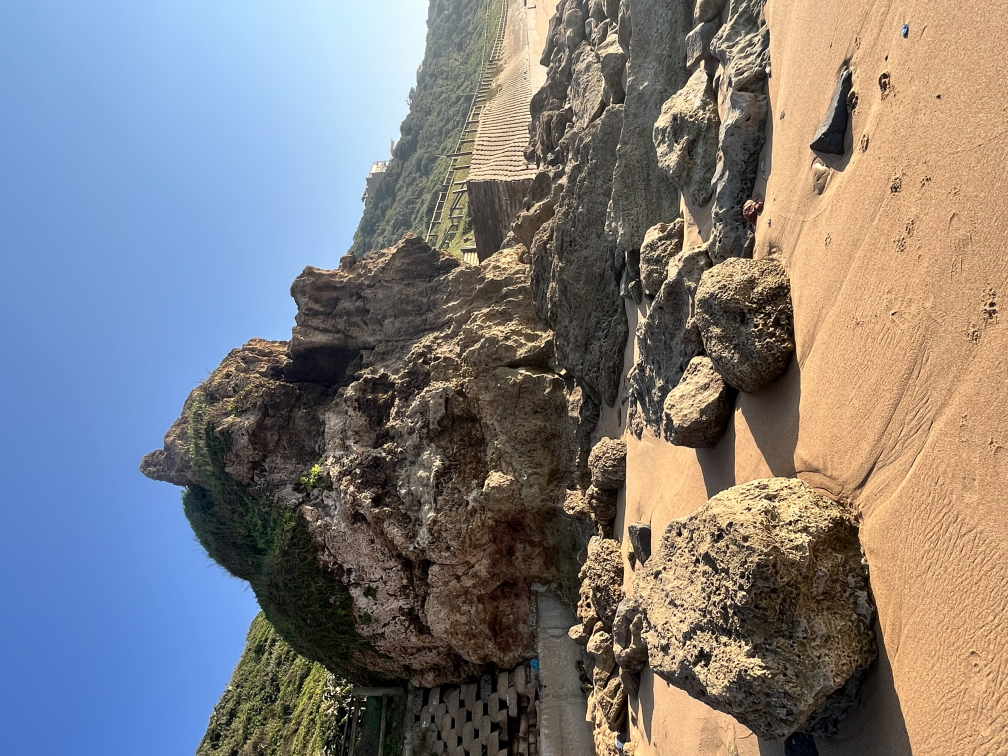
#> input picture assets/images/IMG_2857.jpeg, 4032 x 3024 px (shown at 1/4 size)
$ python process-blog-images.py
#> lines starting #> are read from the running program, lines starting #| are printed output that depends on the picture
from pathlib import Path
from PIL import Image, ImageOps

ROOT = Path(__file__).resolve().parents[1]
SOURCE_DIR = ROOT / "assets" / "images"
BLOG_DIR = ROOT / "assets" / "images" / "blog"
BLOG_DIR.mkdir(parents=True, exist_ok=True)

IMAGES = {
    "assets/images/IMG_2857.jpeg": "ansteys-beach-rocky-shoreline-bluff-durban",
    "assets/images/IMG_2859.jpeg": "ansteys-beach-tidal-pools-bluff-durban",
    "assets/images/IMG_2858.jpeg": "bluff-durban-rock-pools-ansteys-beach",
    "assets/images/IMG_2872.jpeg": "bluff-beachfront-paddling-pool-sunset-durban",
    "assets/images/IMG_2870.jpeg": "ansteys-beach-promenade-sunset-bluff-durban",
    "assets/images/IMG_2867.jpeg": "ansteys-beach-sunset-indian-ocean-bluff",
    "assets/images/IMG_2869.jpeg": "ansteys-beach-golden-hour-walk-bluff-durban",
    "assets/images/blog/Pasted 30-09-2026 at 21.46.52.png": "double-rainbow-4shore-guesthouse-bluff-durban",
    "assets/images/blog/Pasted 30-09-2026 at 21.47.55.png": "driftwood-ansteys-beach-bluff-durban",
    "assets/images/blog/Pasted 30-09-2026 at 21.52.47.png": "ansteys-beach-sunset-anglers-bluff-durban",
    "assets/images/blog/Pasted 30-09-2026 at 21.53.35.png": "heron-dunes-ansteys-beach-bluff-durban",
}


def fit_width(image, max_width):
    if image.width <= max_width:
        return image.copy()
    ratio = max_width / image.width
    height = round(image.height * ratio)
    return image.resize((max_width, height), Image.Resampling.LANCZOS)


def save_versions(source_path, slug):
    with Image.open(source_path) as original:
#> original is the input picture: PIL image 4032x3024 RGB; mean R, G, B 128.2, 125.2, 126
        image = ImageOps.exif_transpose(original).convert("RGB")
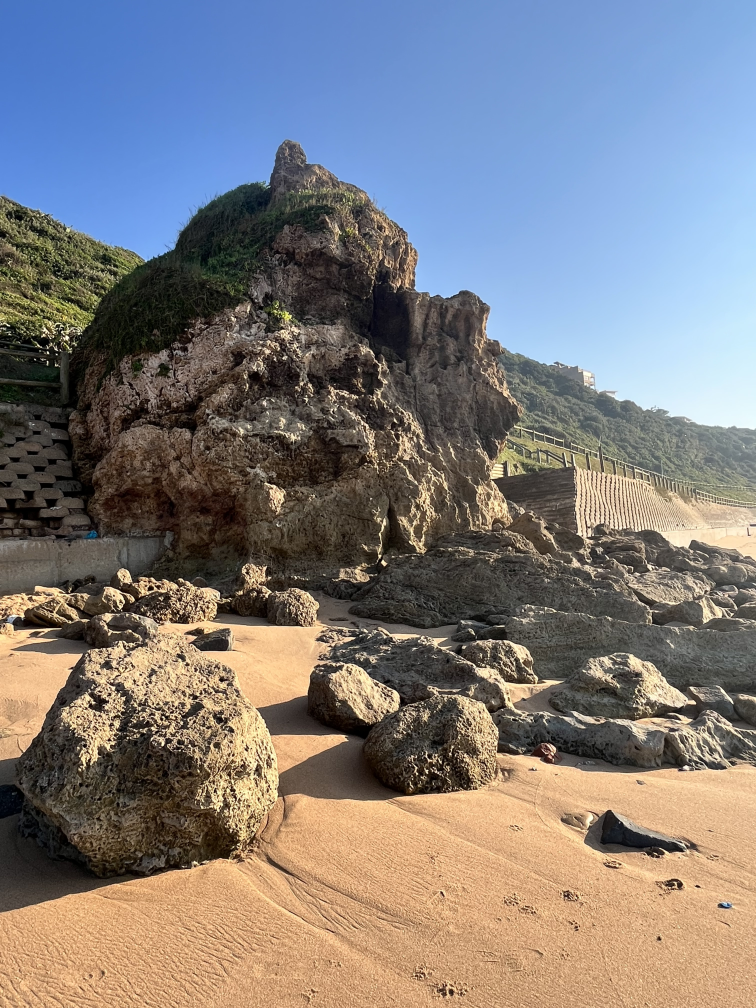
#> image: PIL image 3024x4032 RGB (shown at 1/4 size); mean R, G, B 128.2, 125.2, 126

    full = fit_width(image, 1600)
    thumb = fit_width(image, 900)

    full_webp = BLOG_DIR / f"{slug}.webp"
    thumb_webp = BLOG_DIR / f"{slug}-900.webp"
    fallback_jpg = BLOG_DIR / f"{slug}.jpg"

    full.save(full_webp, "WEBP", quality=82, method=6)
    thumb.save(thumb_webp, "WEBP", quality=80, method=6)
    full.save(fallback_jpg, "JPEG", quality=82, optimize=True, progressive=True)

    print(f"Created {full_webp.relative_to(ROOT)}")
    print(f"Created {thumb_webp.relative_to(ROOT)}")
    print(f"Created {fallback_jpg.relative_to(ROOT)}")


def main():
    processed = 0
    for source_name, slug in IMAGES.items():
        source_path = ROOT / source_name
        if not source_path.exists():
            print(f"Skipped missing {source_path.relative_to(ROOT)}")
            continue

        save_versions(source_path, slug)
        source_path.unlink()
        print(f"Removed raw upload {source_path.relative_to(ROOT)}")
        processed += 1
#> pass 2 of the loop in main, `for source_name, slug in IMAGES.items():`:
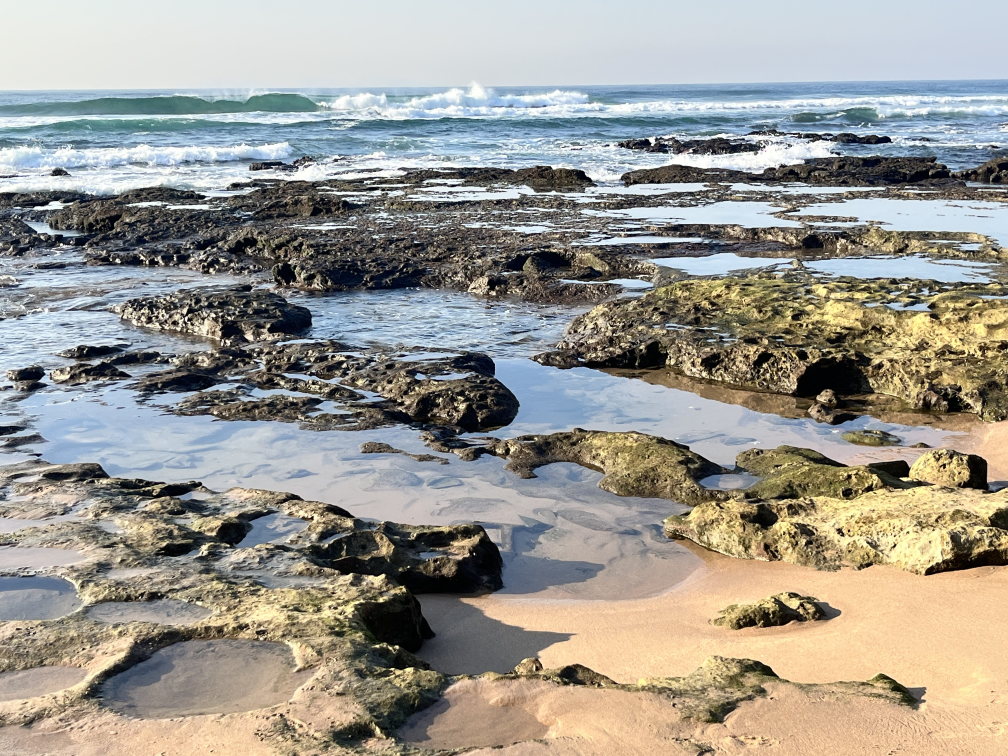
#> input picture assets/images/IMG_2859.jpeg, 4032 x 3024 px (shown at 1/4 size)
#> in save_versions, original is the input picture: PIL image 4032x3024 RGB; mean R, G, B 156.1, 153.1, 145.3
#> in fit_width (call 4), `return image.resize((max_width, height), Image.Resampling.LANCZOS)`:
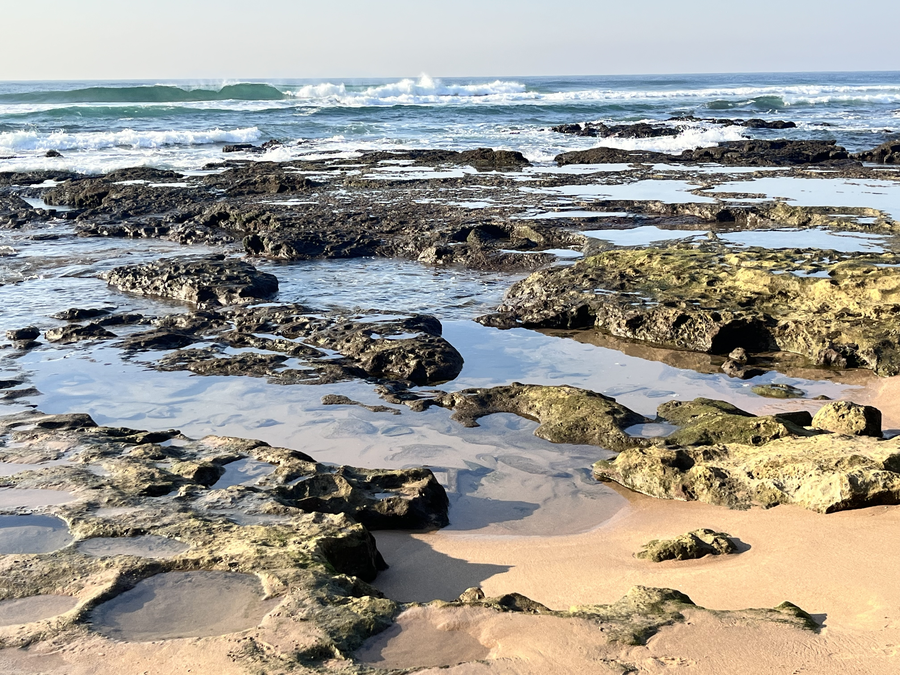
#> returned value: PIL image 900x675 RGB; mean R, G, B 156, 153.1, 145.2
#> pass 3 of the loop in main, `for source_name, slug in IMAGES.items():`:
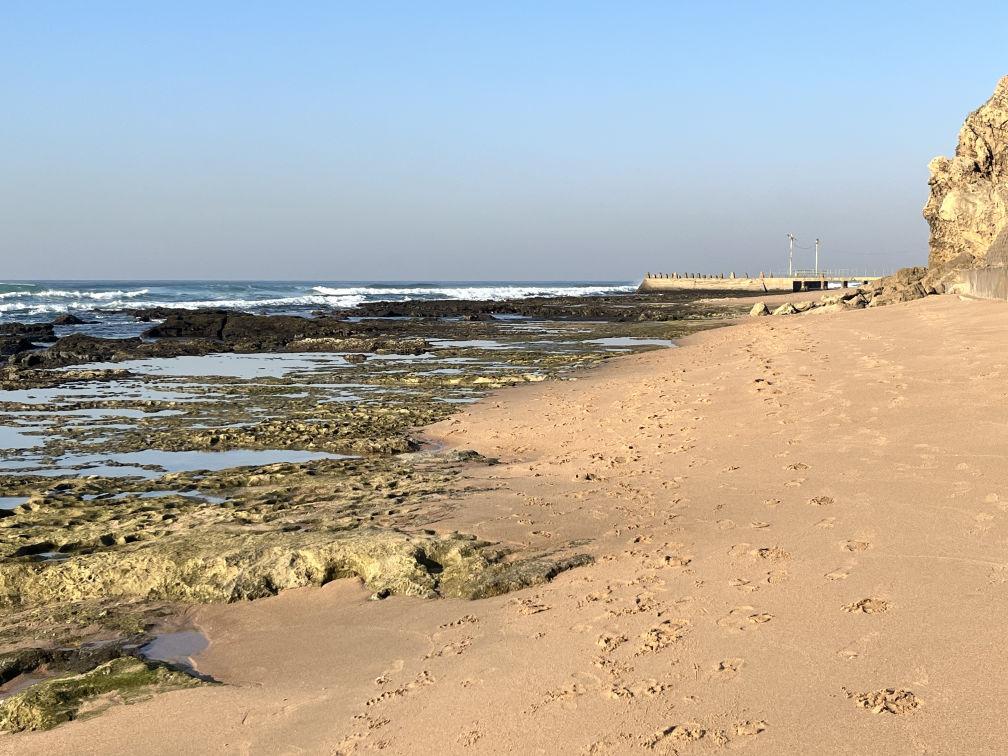
#> input picture assets/images/IMG_2858.jpeg, 4032 x 3024 px (shown at 1/4 size)
#> in save_versions, original is the input picture: PIL image 4032x3024 RGB; mean R, G, B 176.7, 169.7, 157.4
#> in fit_width (call 6), `return image.resize((max_width, height), Image.Resampling.LANCZOS)`:
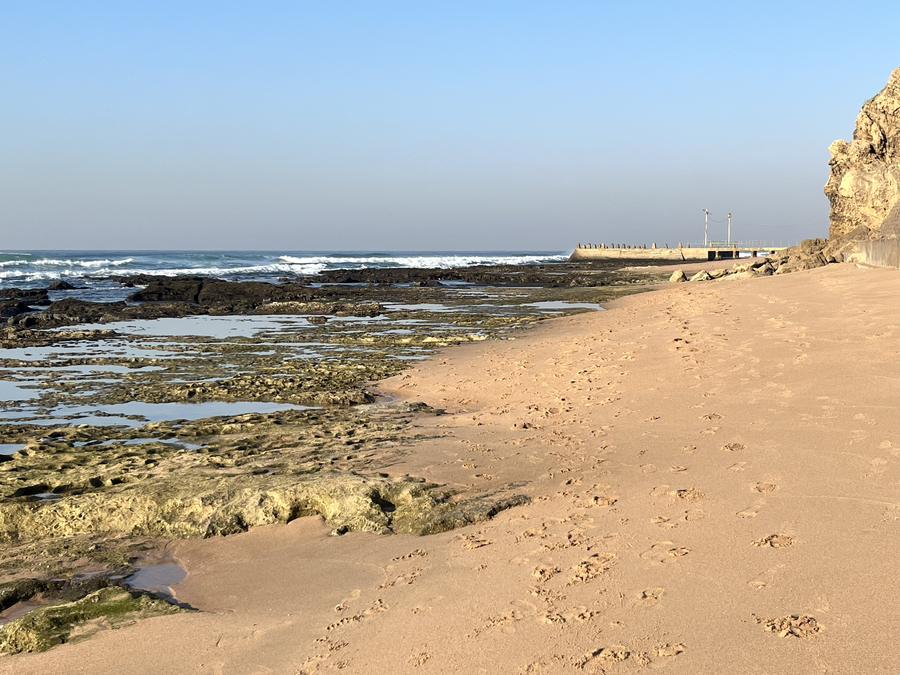
#> returned value: PIL image 900x675 RGB; mean R, G, B 176.7, 169.7, 157.4
#> the loop made 11 passes; the first 3 are shown

    print(f"Processed {processed} blog image upload(s).")


if __name__ == "__main__":
    main()
